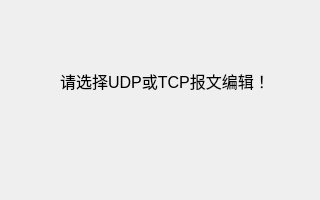
<?xml version="1.0" encoding="UTF-8"?>
<ui version="4.0">
 <class>alertDialog</class>
 <widget class="QDialog" name="alertDialog">
  <property name="geometry">
   <rect>
    <x>0</x>
    <y>0</y>
    <width>320</width>
    <height>200</height>
   </rect>
  </property>
  <property name="windowTitle">
   <string>Alert</string>
  </property>
  <widget class="QLabel" name="label">
   <property name="geometry">
    <rect>
     <x>60</x>
     <y>50</y>
     <width>221</width>
     <height>61</height>
    </rect>
   </property>
   <property name="font">
    <font>
     <pointsize>12</pointsize>
    </font>
   </property>
   <property name="text">
    <string>请选择UDP或TCP报文编辑！</string>
   </property>
  </widget>
 </widget>
 <resources/>
 <connections/>
</ui>
